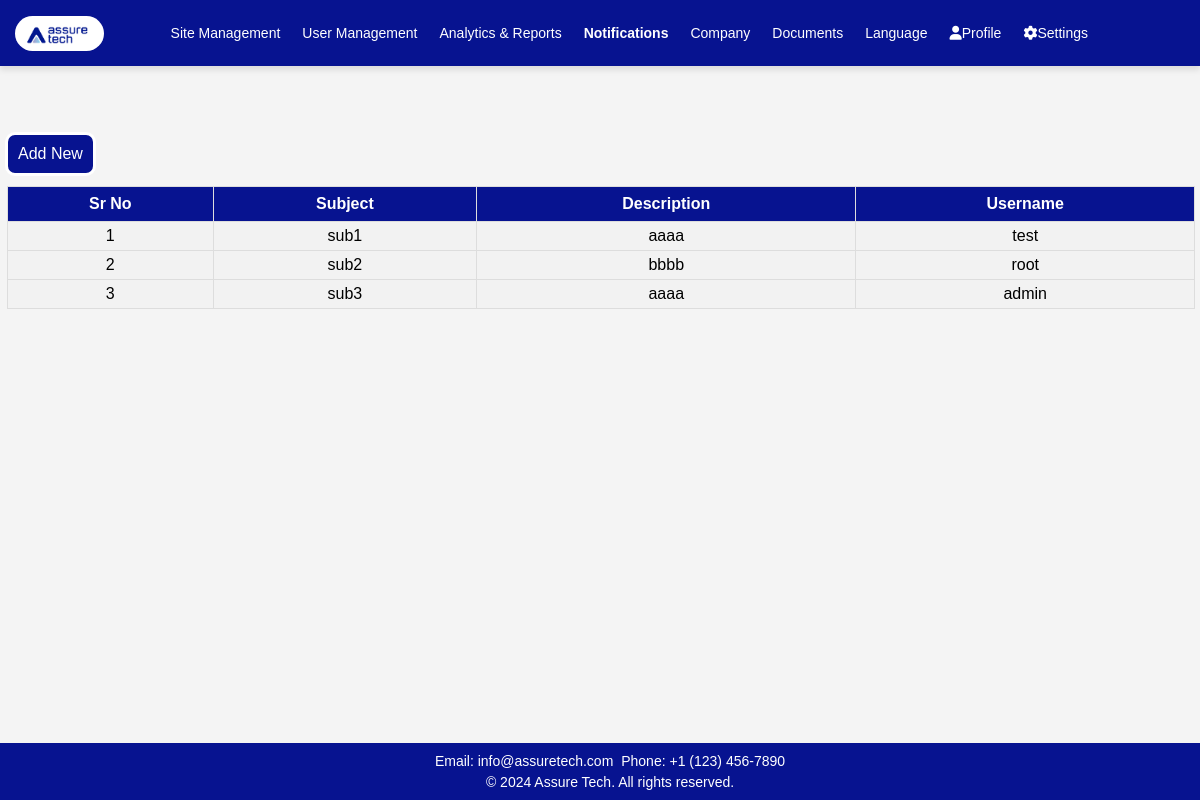
Screenshot of /notification1/ with the database file from the repository.
### app1/models.py (models this page shows, shortened)
class Notification(models.Model):
    sr = models.AutoField(primary_key=True,unique=True)
    subject = models.CharField(max_length=255)
    description = models.CharField(max_length=1000)
    username = models.CharField(max_length=255)

### app1/views.py (the view)
# urls.py: path('notification1/', views.notification_view, name='notification1'),
def notification_view(request):
    noti_data =  Notification.objects.all()
    return render(request, 'app1/notification1.html', {'noti_data': noti_data})

### app1/templates/app1/notification1.html (shortened to what this page needs)
<!DOCTYPE html>
<html lang="en">
<head>
    <link rel="stylesheet" href="https://cdnjs.cloudflare.com/ajax/libs/font-awesome/5.15.3/css/all.min.css">
    <link rel="stylesheet" href="https://cdnjs.cloudflare.com/ajax/libs/font-awesome/6.0.0/css/all.min.css">
    {% load static %}
</head>
<body>
    <header>
        <a class="logo" href="#"><img src="{% static 'app1/images/logo.jpg' %}" alt="Logo"></a>
        <nav class="nav">
            <div class="dropdown">
                <a href="{% url 'sites' %}">Site Management</a>
            </div>
            <a href="{% url 'get_all' %}">User Management</a>
            <a href="{% url 'report' %}">Analytics & Reports</a>
            <a href="{% url 'notification1' %}">Notifications</a>
            <a href="{% url 'company' %}">Company</a>
            <a href="{%url 'orientation' %}">Documents</a>
            <div class="dropdown">
                <a href="#" class="dropbtn">Language</a>
            </div>
            <div class="dropdown">
                <a href="#" class="dropbtn"><i class="fas fa-user"></i>Profile</a>
            </div>
            <div class="dropdown">
                <a href="#" class="dropbtn"><i class="fas fa-cog"></i>Settings</a>
            </div>
        </nav>
    </header>
    <div class="user">
        <a class="add" href="{% url 'notification' %}">Add New</a>
    </div>
    <div id="table-container">
        <table id="customers">
            <tr>
                <th>Sr No</th>
                <th>Subject</th>
                <th>Description</th>
                <th>Username</th>
            </tr>
            {% for i in noti_data %}
            <tr>
                <td>{{ i.sr }}</td>
                <td>{{ i.subject }}</td>
                <td>{{ i.description }}</td>
                <td>{{ i.username }}</td>
            <tr>
                {% endfor %}
        </table>
    </div>
        <footer>
            <p>Email: info@assuretech.com</p>
            <p>Phone: +1 (123) 456-7890</p>
            <div class="footer-bottom">
                <p>&copy; 2024 Assure Tech. All rights reserved.</p>
            </div>
        </footer>
</body>
</html>

### app1/templates/app1/notification1.html (style rules this page uses)
body { font-family: 'Verdana', sans-serif; width: 100%; margin: 0; padding-top: 10vh; background: #f4f4f4; box-sizing: border-box; height: 700px; }
header { background-color: #071390; color: white; text-align: center; padding: 15px 0; position: fixed; top: 0; width: 100%; z-index: 1000; display: flex; justify-content: space-between; align-items: center; box-shadow: 0px 4px 6px rgba(0, 0, 0, 0.1); }
.nav a { color: white; padding: 10px 10px; font-size: 14px; text-decoration: none; display: inline-block; margin-right: 2px; transition: color 0.3s ease; }
.nav { display: flex; align-items: center; margin-right: 100px; }
.logo img { max-height: 35px; margin-left: 15px; float: left; border-radius: 20px; }
.dropdown { display: inline-block; position: relative; text-align: center; }
footer { position: fixed; bottom: 0; width: 100%; background-color: #071390; color: white; text-align: center; padding: 10px; z-index: 1000; font-size: 14px; }
footer h4, footer p { white-space: nowrap; margin: 0; padding: 2px; display: inline; }
.footer-bottom { white-space: nowrap; padding-top: 5px; }
.footer-bottom p { margin: 0; }
.user { text-align: left; margin-top: 50px; margin-left: 5px; }
.add { background-color: #071390; color: white; padding: 10px; border: solid; margin-top: 2px; display: inline-block; text-decoration: none; border-radius: 10px 10px; }
#table-container { margin-top: 10px; margin-left: 7px; margin-right: 5px; width: 100%; }
#customers { font-family: Arial, Helvetica, sans-serif; border-collapse: collapse; width: 99%; }
#customers td, #customers th { border: 1px solid #ddd; padding: 5px; text-align: center; }
#customers tr:nth-child(even) { background-color: #f2f2f2; }
#customers th { padding-top: 8px; padding-bottom: 8px; text-align: center; background-color: #071390; color: white; }
.activeLink { color: #ff0000; font-weight: bold; }

### rows the page displays
Notification: sr "1", subject "sub1", description "aaaa", username "test"
Notification: sr "2", subject "sub2", description "bbbb", username "root"
Notification: sr "3", subject "sub3", description "aaaa", username "admin"
